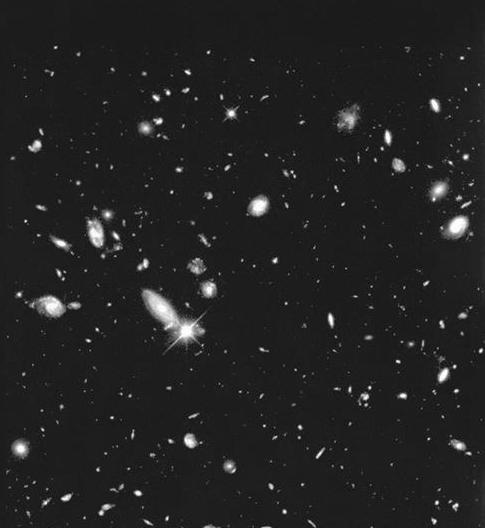
#> input picture images/FIG033_2.TIF, 485 x 528 px
$ jupyter execute ProcIMG_Tarefa6.ipynb
#> lines starting #> are read from the running program, lines starting #| are printed output that depends on the picture; after the words box and inside, x2 and y2 are one past the last pixel; in counts of white or black regions, pixels touching at a corner belong together
[cell 1]
import matplotlib.pyplot as plt
import numpy as np
import os
from skimage import io, color, util, filters

image_path = './images/FIG033_2.TIF'

try:
    image = io.imread(image_path)
#> image is the input picture: shape (528, 485); min 0, max 255, mean 34.5
    # Converte a imagem para escala de cinza se ela não estiver
    if image.ndim > 2:
        grayscale_img = color.rgb2gray(image)
    else:
        grayscale_img = image
except FileNotFoundError as e:
    print(e)
    # Finaliza a execução se o arquivo não for encontrado
    exit()

# Gaussian Blur
img_suavizada = filters.gaussian(grayscale_img, sigma=2.0)
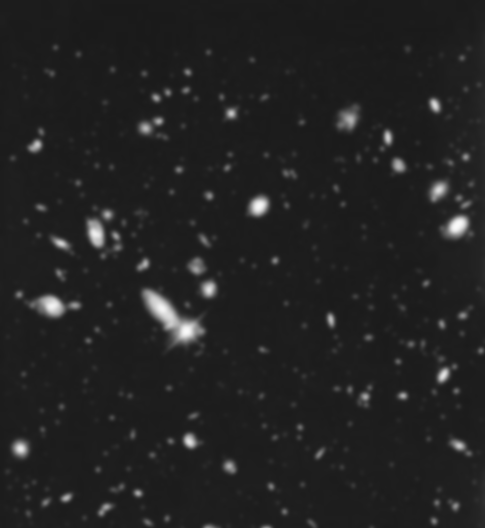
#> img_suavizada: shape (528, 485) float64; min 0.102, max 0.981, mean 0.135

# Limiarização
threshold = filters.threshold_otsu(img_suavizada)
#> threshold = 0.338
binary_img = img_suavizada > threshold
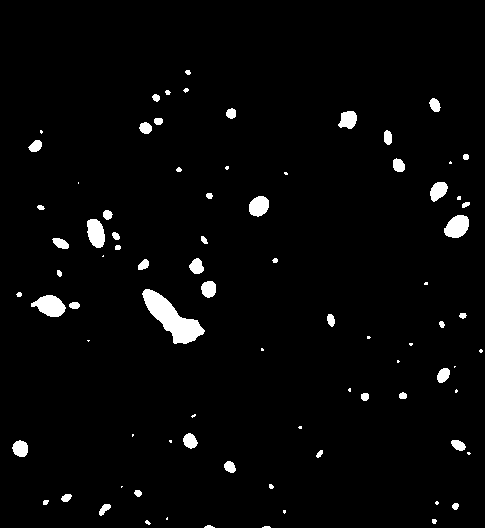
#> binary_img: shape (528, 485) bool; 2.8% white; 82 white regions (29 under 20 px), largest, box (x1, y1, x2, y2) and area: (142, 289, 205, 344) 1455, (31, 295, 66, 317) 503, (444, 215, 469, 238) 429

# Imagem original, o histograma da imagem suavizada e a imagem final
fig, axes = plt.subplots(1, 3, figsize=(18, 6))

# Imagem Original
axes[0].imshow(grayscale_img, cmap='gray')
axes[0].set_title('Imagem Original')
axes[0].axis('off')

# Histograma da Imagem Suavizada
axes[1].hist(img_suavizada.ravel(), bins=256)
axes[1].set_title('Histograma da Imagem Suavizada')
axes[1].set_xlabel('Nível de Intensidade')
axes[1].set_ylabel('Contagem de Pixels')
axes[1].legend()

# Imagem Final Limiarizada
axes[2].imshow(binary_img, cmap='gray')
axes[2].set_title('Imagem Final (Limiarizada)')
axes[2].axis('off')

plt.tight_layout()
plt.show()
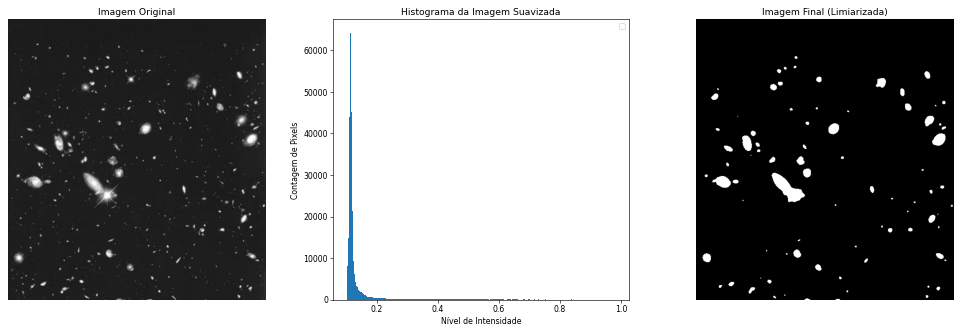
#> figure drawn by matplotlib, 3 panels; panel 2: tallest bar 64253 high, from x = 0.113 to 0.116

io.imsave('filtro-media_limiarizacao.png', util.img_as_ubyte(binary_img))

$ run again, with images/FIG033_3.TIF copied over images/FIG033_2.TIF
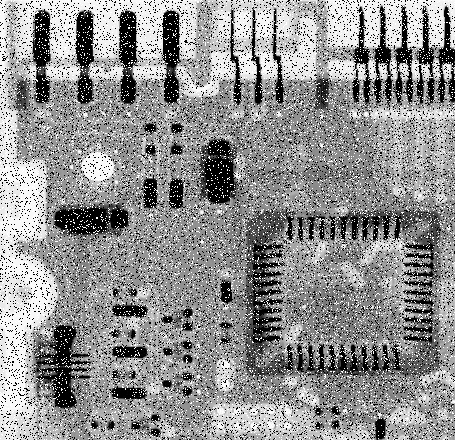
#> input picture images/FIG033_3.TIF, 455 x 440 px
#> image is the input picture: shape (440, 455); min 0, max 255, mean 144.1
#> threshold = 0.462
#> `binary_img = img_suavizada > threshold`:
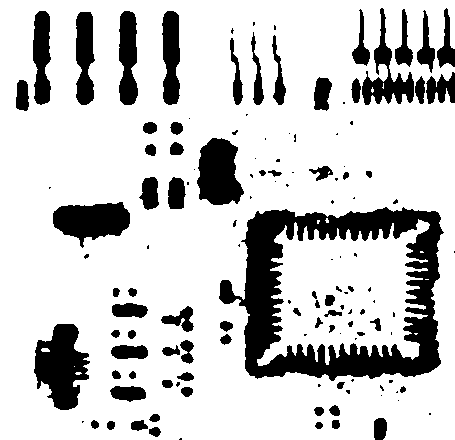
#> binary_img: shape (440, 455) bool; 79.2% white; 132 black regions (59 under 20 px), largest, box (x1, y1, x2, y2) and area: (219, 207, 444, 381) 15606, (34, 324, 90, 410) 3048, (197, 138, 244, 205) 2331
#> `plt.show()`:
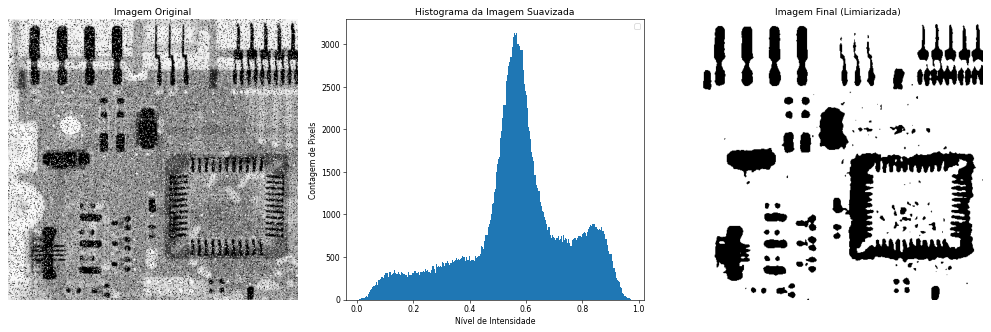
#> figure drawn by matplotlib, 3 panels; panel 2: tallest bar 3133 high, from x = 0.558 to 0.562

$ run again, with images/FIG033_4.TIF copied over images/FIG033_2.TIF
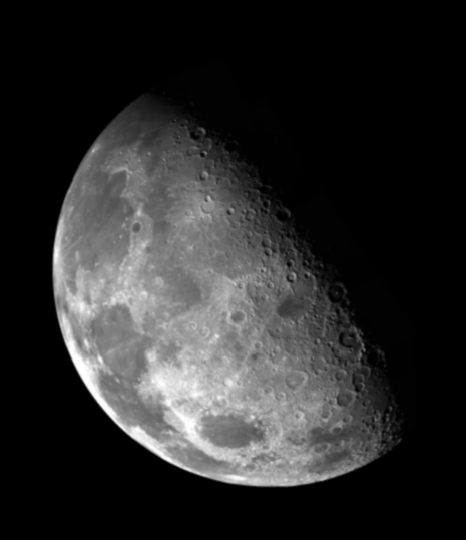
#> input picture images/FIG033_4.TIF, 466 x 540 px
#> image is the input picture: shape (540, 466); min 0, max 254, mean 42.7
#> threshold = 0.272
#> `binary_img = img_suavizada > threshold`:
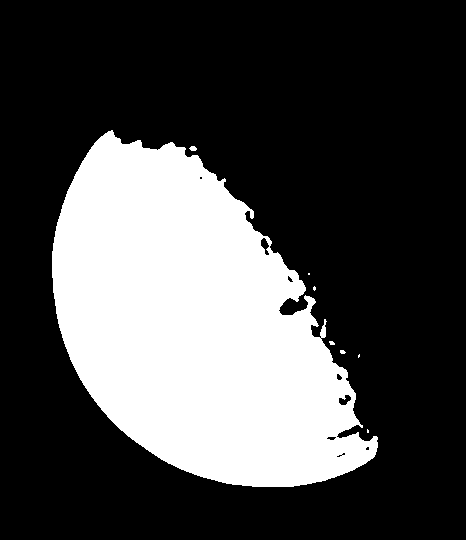
#> binary_img: shape (540, 466) bool; 29.2% white; 8 white regions (6 under 20 px), largest, box (x1, y1, x2, y2) and area: (52, 130, 378, 487) 73463, (189, 146, 197, 151) 30
#> `plt.show()`:
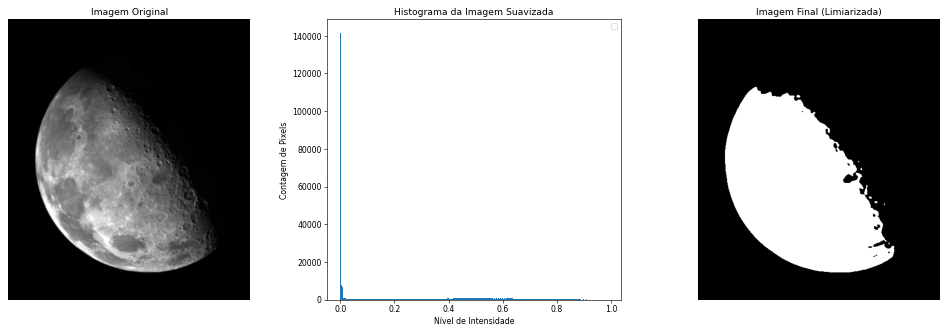
#> figure drawn by matplotlib, 3 panels; panel 2: tallest bar 141550 high, from x = 2.17e-19 to 0.00386

$ run again, with images/FIG034_2.TIF copied over images/FIG033_2.TIF
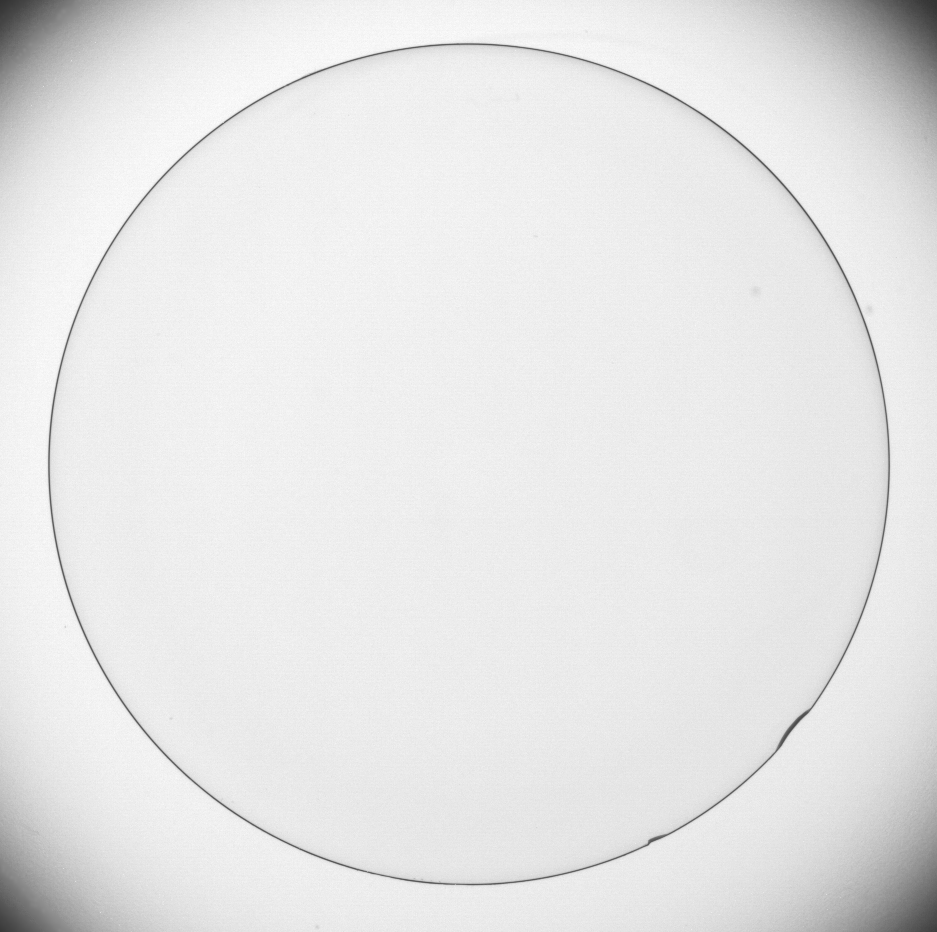
#> input picture images/FIG034_2.TIF, 937 x 932 px
#> image is the input picture: shape (932, 937); min 50, max 255, mean 229.7
#> threshold = 0.774
#> `binary_img = img_suavizada > threshold`:
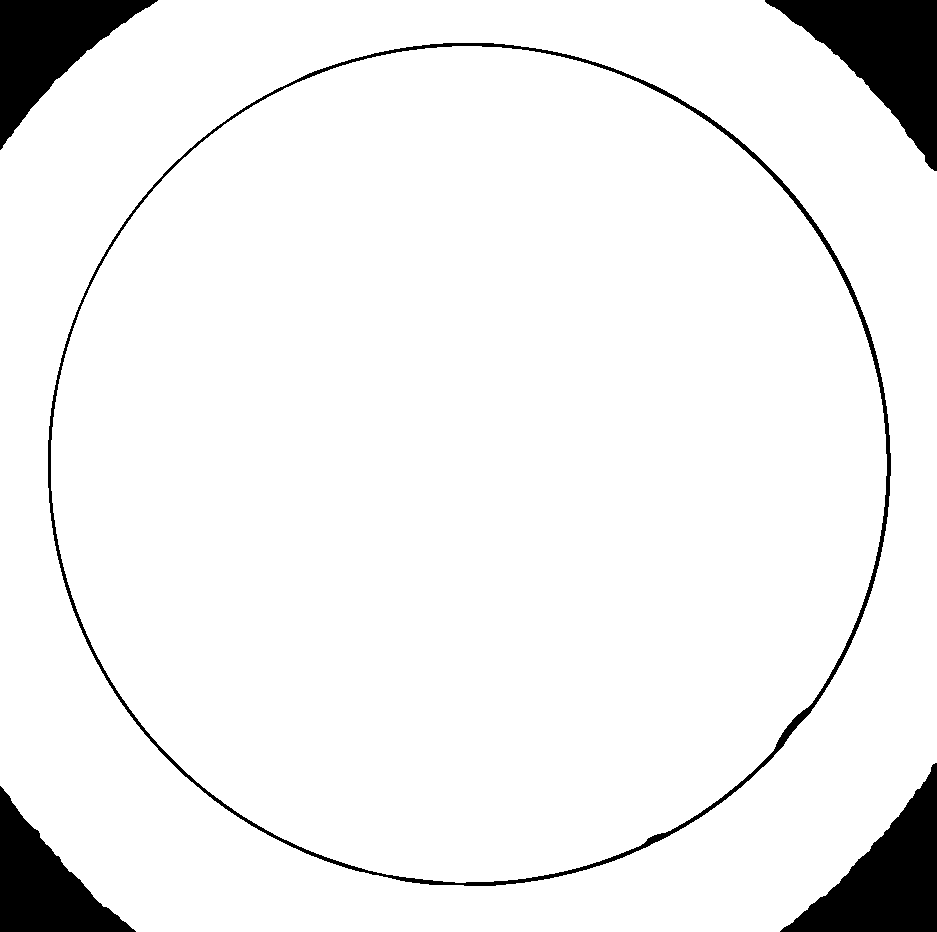
#> binary_img: shape (932, 937) bool; 93.8% white; 5 black regions, box (x1, y1, x2, y2) and area: (765, 0, 937, 171) 13017, (780, 763, 937, 932) 11849, (0, 0, 158, 150) 10207, (48, 43, 891, 886) 9673, (0, 786, 136, 932) 9085
#> `plt.show()`:
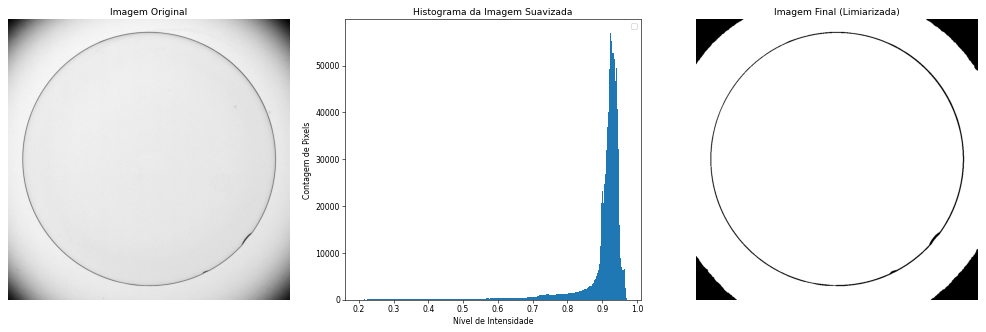
#> figure drawn by matplotlib, 3 panels; panel 2: tallest bar 57023 high, from x = 0.924 to 0.927
